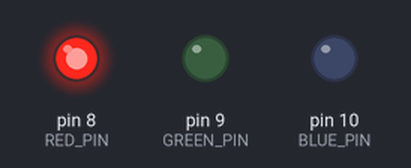
Recording of a sketch running on a simulated Arduino Uno, built with avr-gcc and run on an emulated ATmega328P. On the bench: output pins drawn as LEDs (lit = HIGH).

Above: at 0.05 s.
At 3.05 s:
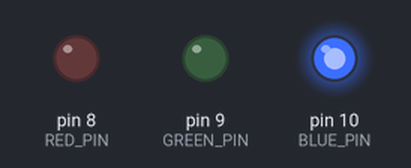
At 4.55 s:
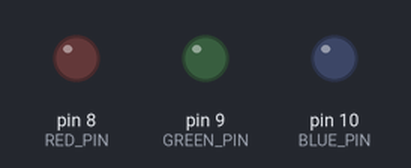
At 9.05 s:
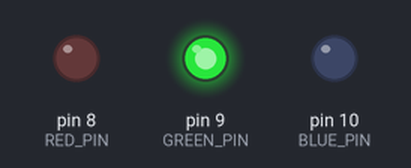
Timing chart, 0 to 9.3 s (numbered marks = the images above):
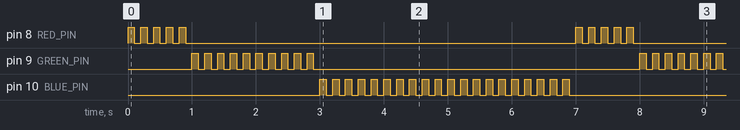

The sketch:

lesson_3_blinking_leds.ino
```cpp
int RED_PIN = 8;
int GREEN_PIN = 9;
int BLUE_PIN = 10;


void setup() {
  // put your setup code here, to run once:
  pinMode(RED_PIN, OUTPUT);
  pinMode(GREEN_PIN, OUTPUT);
  pinMode(BLUE_PIN, OUTPUT);
}

void loop() {
  for(int i=0; i<5; i++) {
    lightUp(RED_PIN);
  }
  for(int i=0; i<10; i++) {
    lightUp(GREEN_PIN);
  }
  for(int i=0; i<20; i++) {
    lightUp(BLUE_PIN);
  }
}

void lightUp(uint8_t pin) {
  digitalWrite(pin, HIGH);
  delay(100);
  digitalWrite(pin, LOW);
  delay(100);
}
```

Measured:
- by itself, pin 8 (RED_PIN): repeats every 7.0 s: 4 × (LOW 0.10 s, HIGH 0.10 s), LOW 6.1 s, HIGH 0.10 s
- by itself, pin 9 (GREEN_PIN): repeats every 7.0 s: 9 × (LOW 0.10 s, HIGH 0.10 s), LOW 5.1 s, HIGH 0.10 s
- by itself, pin 10 (BLUE_PIN): moves between LOW and HIGH, repeating every 7.0 s
